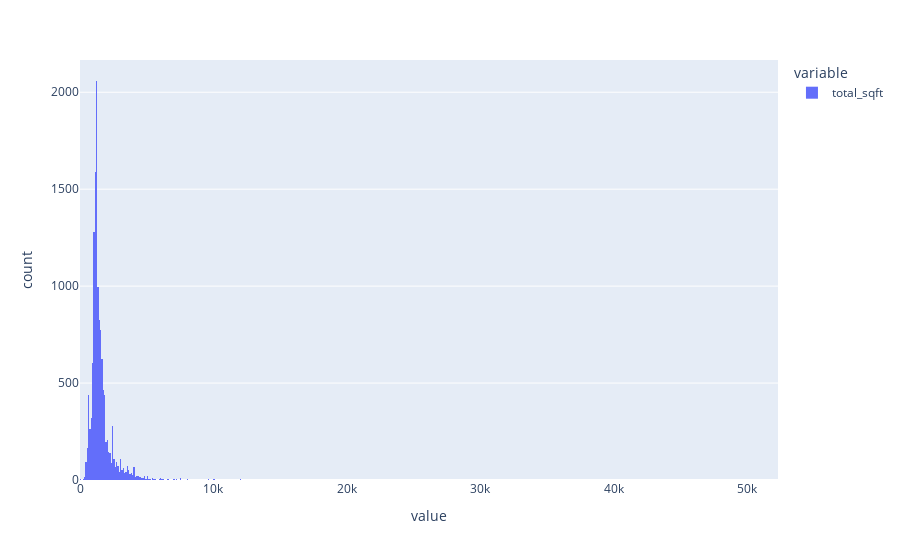

Here is the notebook cell this chart was saved with:
### Code cell
import plotly.express as px
px.histogram(df['total_sqft'])

### Figure 1 — Plotly figure (JSON) as saved in the notebook; plotly's stock layout.template omitted (floating-point values rounded to 4 significant figures; data arrays with more than 128 entries replaced by an {"elided": "..."} marker saying what was removed)
{"data": [{"alignmentgroup": "True", "bingroup": "x", "hovertemplate": "variable=total_sqft<br>value=%{x}<br>count=%{y}<extra></extra>", "legendgroup": "total_sqft", "marker": {"color": "#636efa", "pattern": {"shape": ""}}, "name": "total_sqft", "offsetgroup": "total_sqft", "orientation": "v", "showlegend": true, "type": "histogram", "x": {"elided": "13257 float values"}, "xaxis": "x", "yaxis": "y"}], "layout": {"barmode": "relative", "legend": {"title": {"text": "variable"}, "tracegroupgap": 0}, "margin": {"t": 60}, "xaxis": {"anchor": "y", "domain": [0, 1], "title": {"text": "value"}}, "yaxis": {"anchor": "x", "domain": [0, 1], "title": {"text": "count"}}}}
